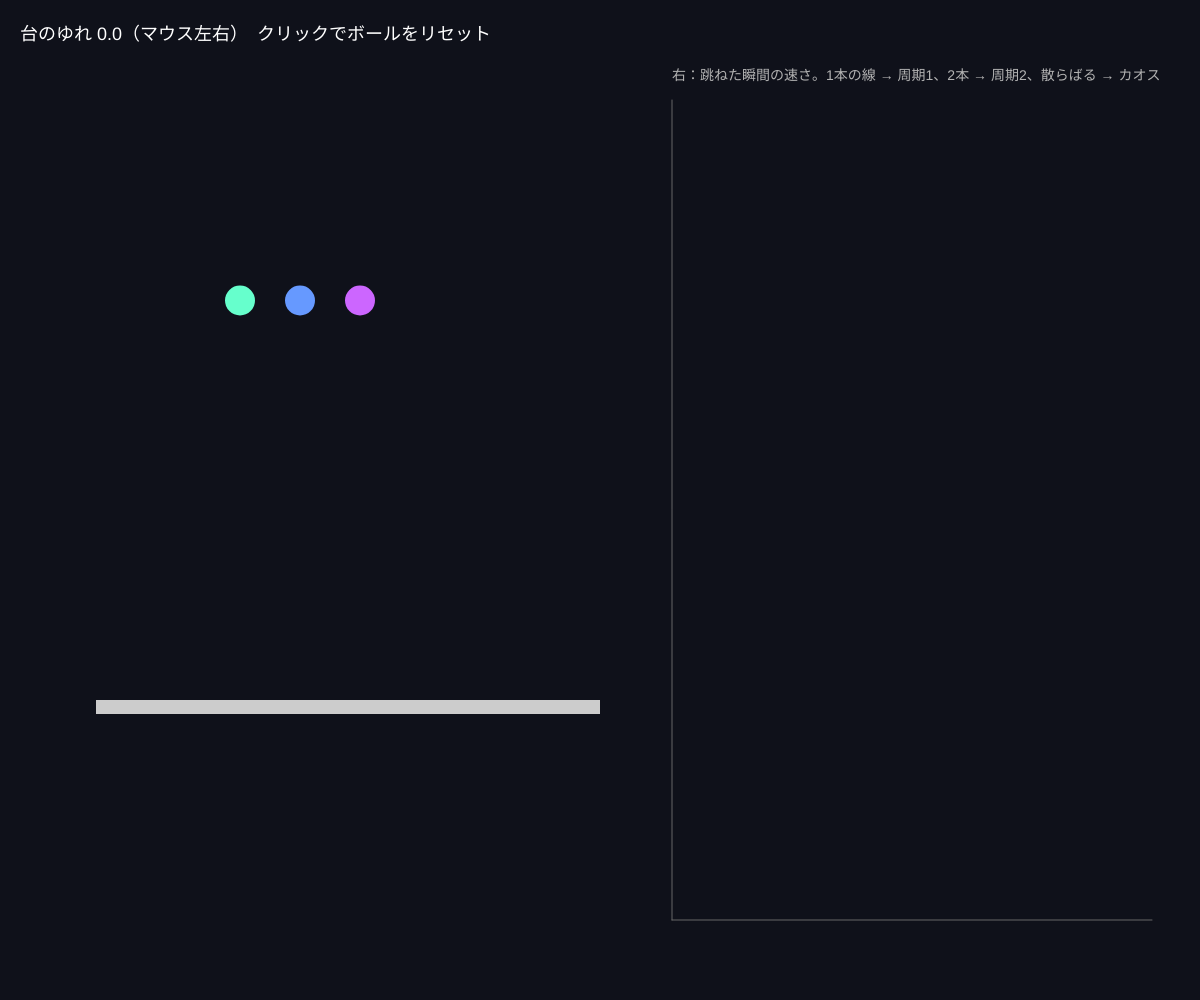
Frame 1 (no input)
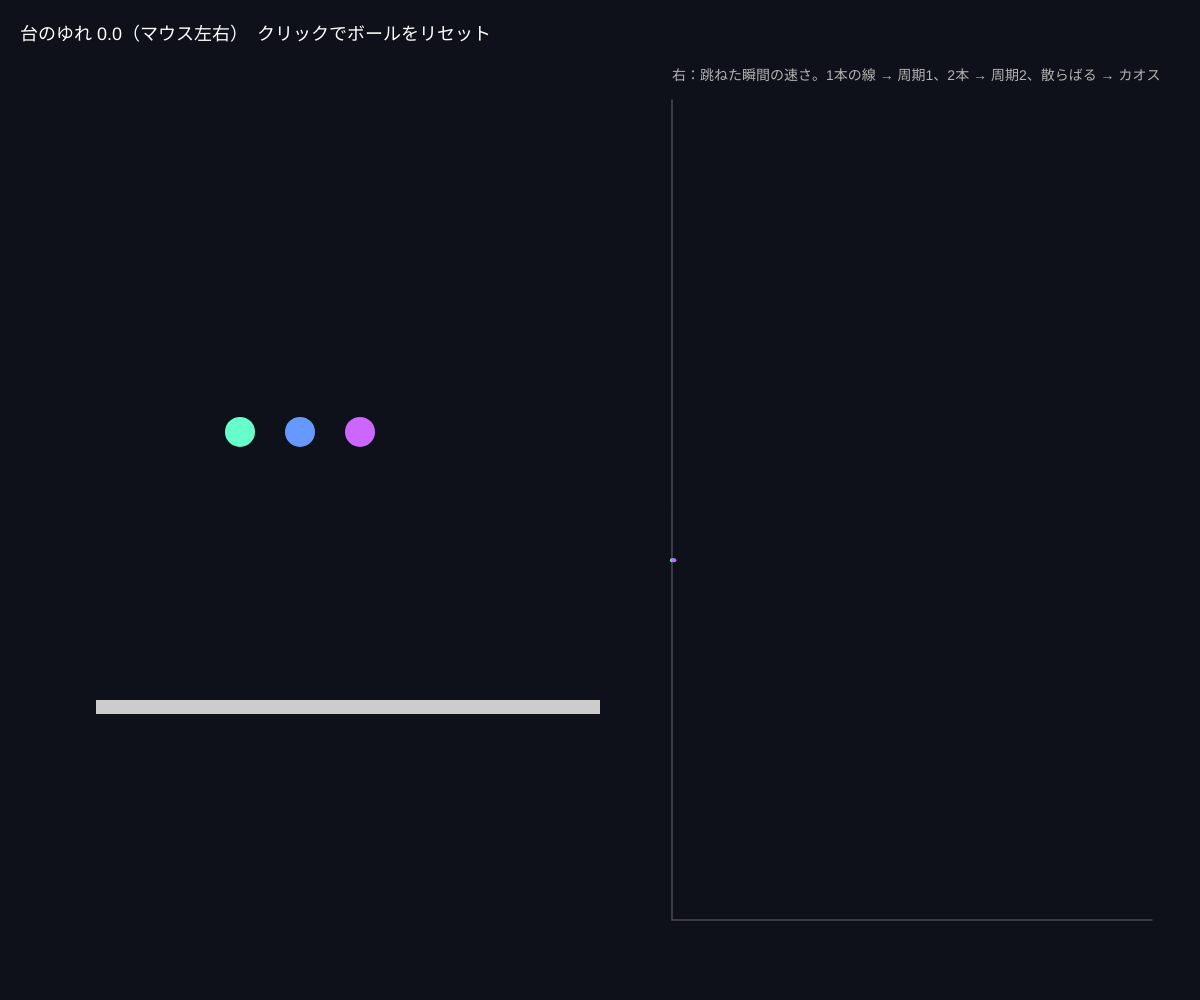
Frame 60 (no input)
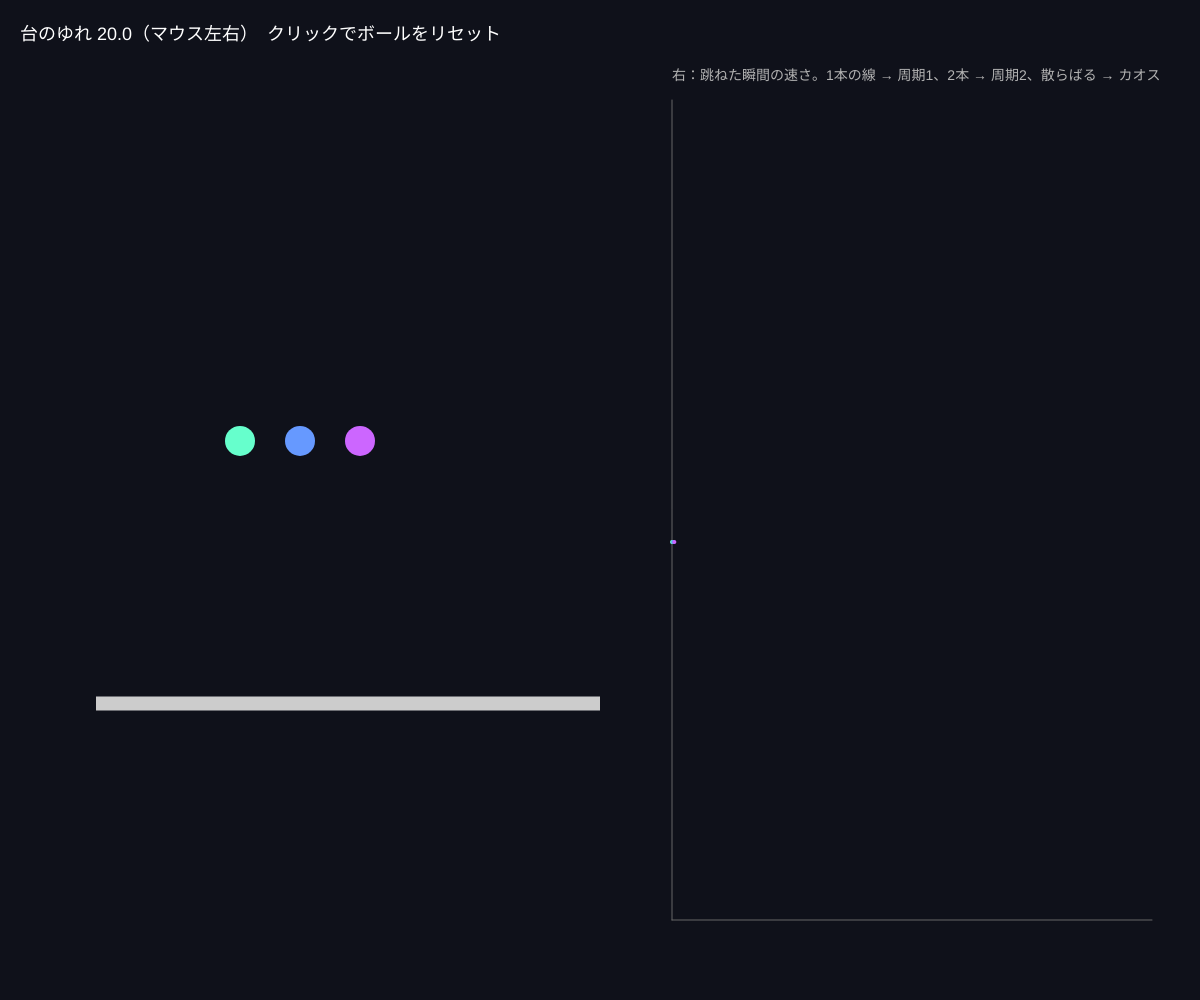
Frame 120 (the mouse pressed at the canvas centre since frame 60)

The p5.js sketch that drew these frames (run headless with seeded random() and noise() and a simulated clock; from frame 60 on, the mouse is pressed at the canvas centre):

// p5.js sketch
// ── sketch.js
// ============================================
// 09 ゆれる台の上のボール
// 上下にゆれる台の上で跳ねるボール。台のゆれが小さいと規則的に跳ねるが、
// 大きくすると「周期倍分岐」を経てカオスになる（00 の分岐と同じ道筋）
// マウス左右 = 台のゆれの大きさ / クリックでボールをリセット
// ============================================

let balls = [];
let amp = 10; // 台のゆれの大きさ
let freq = 0.08; // 台のゆれの速さ
let t = 0;
let history = []; // 跳ねた瞬間の速さの記録（右のグラフ用）

function setup() {
  createCanvas(windowWidth, windowHeight);
  colorMode(HSB, 360, 100, 100, 100);
  reset();
}

function reset() {
  balls = [];
  for (let i = 0; i < 3; i++) balls.push({ x: width * 0.2 + i * 60, y: height * 0.3, vy: 0, hue: i * 60 + 160, prevY: 0 });
  history = [];
}

function draw() {
  background(230, 40, 10);
  amp = map(mouseX, 0, width, 0, 40, true);
  t += 1;

  // 台の位置と速さ
  let tableY = height * 0.7 + sin(t * freq) * amp;
  let tableVy = cos(t * freq) * amp * freq;

  for (let b of balls) {
    b.vy += 0.5; // 重力
    b.y += b.vy;
    // 台に当たったら跳ね返る（台の速さぶん、押し上げられる）
    if (b.y > tableY - 15 && b.vy > tableVy) {
      b.y = tableY - 15;
      b.vy = -0.9 * (b.vy - tableVy) + tableVy; // 0.9 = 跳ね返りの強さ
      history.push({ v: -b.vy, hue: b.hue });
      if (history.length > 400) history.shift();
    }
    noStroke();
    fill(b.hue, 60, 100);
    circle(b.x, b.y, 30);
  }

  // 台
  fill(0, 0, 80);
  rect(width * 0.08, tableY, width * 0.42, 14);

  // 右側：跳ねた瞬間の速さの記録（横軸 = 回数）
  let gx = width * 0.56, gw = width * 0.4, gTop = 100, gBot = height - 80;
  stroke(0, 0, 40);
  line(gx, gBot, gx + gw, gBot);
  line(gx, gTop, gx, gBot);
  noStroke();
  for (let i = 0; i < history.length; i++) {
    fill(history[i].hue, 60, 100);
    circle(gx + (i / 400) * gw, map(history[i].v, 0, 40, gBot, gTop), 4);
  }

  fill(0, 0, 100);
  textSize(18);
  text('台のゆれ ' + nf(amp, 1, 1) + '（マウス左右）　クリックでボールをリセット', 20, 40);
  fill(0, 0, 70);
  textSize(14);
  text('右：跳ねた瞬間の速さ。1本の線 → 周期1、2本 → 周期2、散らばる → カオス', gx, 80);
}

function mousePressed() {
  reset();
}

// ---------- やってみよう ----------
// 1. ゆれ 0 → 規則的（右のグラフが1本の線）。ゆっくり増やして、2本・4本・散らばる、を探そう
// 2. 3つのボールは最初ほぼ同じ場所。カオスのときはすぐ別々の動きになる
// 3. 跳ね返り 0.9 を 0.5 にすると？（カオスになりにくい）
